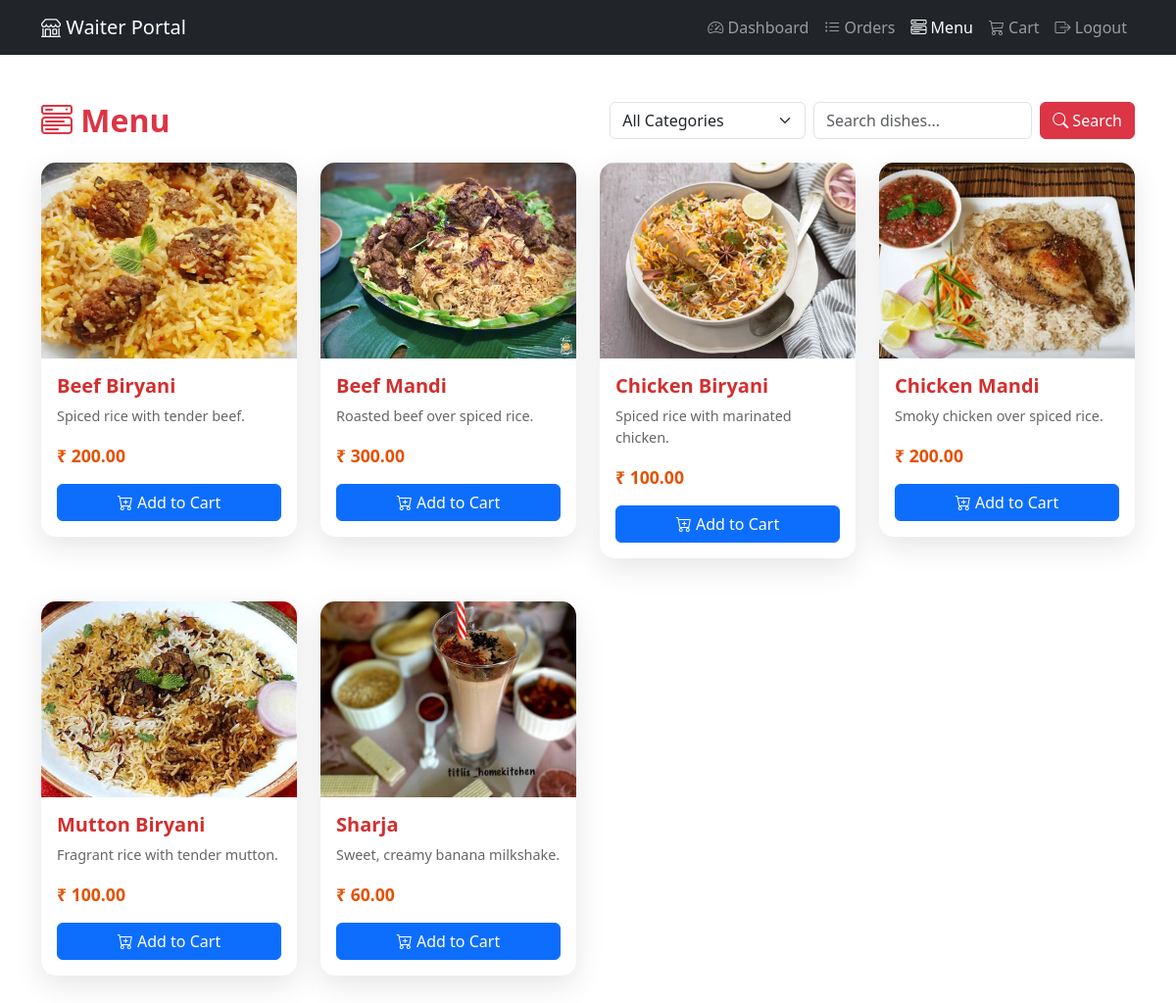
Screenshot of /waiter_app/menu/ (signed in) with the database file from the repository.
### admin_app/models.py (models this page shows)
class fooditems(models.Model):
    name = models.CharField(max_length=100)
    description = models.TextField()
    price = models.DecimalField(max_digits=10, decimal_places=2)
    category = models.ForeignKey(categorydb, on_delete=models.CASCADE)
    image = models.ImageField(upload_to='food_items/', blank=True, null=True)
    availability = models.BooleanField(default=True)

### waiter_app/views.py (the view, shortened to what this page needs)
# urls.py: path('menu/', views.waiter_menu, name='waiter_menu'),
def waiter_menu(request):
    if 'waiter_id' not in request.session:
        messages.warning(request, 'Please login first.')
        return redirect('waiter_app:waiter_login')
    if 'waiter_cart' not in request.session:
        request.session['waiter_cart'] = {}
        request.session.modified = True
    categories = categorydb.objects.all()
    selected_category = request.GET.get('category')
    search_query = request.GET.get('q', '')
    from django.db.models import Q
    foods_qs = fooditems.objects.select_related('category').filter(availability=True).order_by('name')
    if selected_category:
        foods_qs = foods_qs.filter(category_id=selected_category)
    if search_query:
        foods_qs = foods_qs.filter(
            Q(name__icontains=search_query)
            | Q(description__icontains=search_query)
            | Q(category__Category_name__icontains=search_query)
        )
    cart_count = sum(_get_waiter_cart(request.session).values()) if 'waiter_cart' in request.session else 0
    context = {
        'categories': categories,
        'foods': foods_qs,
        'selected_category': int(selected_category) if selected_category else None,
        'search_query': search_query,
        'cart_count': cart_count,
    }
    return render(request, 'waiter_menu.html', context)

### waiter_app/views.py (called while the page is built)
def _get_waiter_cart(session):
    cart = session.get('waiter_cart', {})
    return cart

### waiter_app/templates/waiter_menu.html (shortened to what this page needs)
{% load static %}
<!DOCTYPE html>
<html lang="en">
<head>
  <link href="https://cdn.jsdelivr.net/npm/bootstrap@5.3.0/dist/css/bootstrap.min.css" rel="stylesheet">
  <link href="https://cdn.jsdelivr.net/npm/bootstrap-icons@1.10.0/font/bootstrap-icons.css" rel="stylesheet">
</head>
<body>
  <nav class="navbar navbar-expand-lg navbar-dark bg-dark">
    <div class="container">
      <a class="navbar-brand" href="{% url 'waiter_app:waiter_dashboard' %}">
        <i class="bi bi-shop"></i> Waiter Portal
      </a>
      <div class="collapse navbar-collapse" id="navbarNav">
        <ul class="navbar-nav ms-auto">
          <li class="nav-item">
            <a class="nav-link" href="{% url 'waiter_app:waiter_dashboard' %}">
              <i class="bi bi-speedometer2"></i> Dashboard
            </a>
          </li>
          <li class="nav-item">
            <a class="nav-link" href="{% url 'waiter_app:waiter_orders' %}">
              <i class="bi bi-list-ul"></i> Orders
            </a>
          </li>
          <li class="nav-item">
            <a class="nav-link active" href="{% url 'waiter_app:waiter_menu' %}">
              <i class="bi bi-menu-button-wide"></i> Menu
            </a>
          </li>
          <li class="nav-item">
            <a class="nav-link position-relative" href="{% url 'waiter_app:waiter_checkout' %}">
              <i class="bi bi-cart3"></i> Cart
            </a>
          </li>
          <li class="nav-item">
            <a class="nav-link" href="{% url 'waiter_app:waiter_logout' %}">
              <i class="bi bi-box-arrow-right"></i> Logout
            </a>
          </li>
        </ul>
      </div>
    </div>
  </nav>
  <main class="container py-5">
    <div class="d-flex align-items-center justify-content-between mb-4">
      <h2 class="fw-bold text-danger mb-0"><i class="bi bi-menu-button-wide"></i> Menu</h2>
      <form method="get" class="d-flex gap-2" role="search">
        <select name="category" class="form-select" style="max-width: 200px;">
          <option value="">All Categories</option>
        </select>
        <input type="text" name="q" value="{{ search_query }}" class="form-control" placeholder="Search dishes..." style="min-width:120px;flex:1;">
        <button class="btn btn-danger" type="submit"><i class="bi bi-search"></i> Search</button>
      </form>
    </div>
    {% if foods %}
      <div class="row g-4">
        {% for item in foods %}
          <div class="col-lg-3 col-md-4 col-sm-6">
            <div class="menu-item">
              {% if item.image %}
                <img src="{{ item.image.url }}" alt="{{ item.name }}">
              {% else %}
                <img src="{% static 'waiter_app/images/menu/menu-item-1.png' %}" alt="{{ item.name }}" onerror="this.src='https://via.placeholder.com/300x200?text=No+Image'">
              {% endif %}
              <div class="content">
                <h5>{{ item.name }}</h5>
                <p>{{ item.description|default:"Delicious dish"|truncatechars:60 }}</p>
                <p class="price mb-3">₹ {{ item.price }}</p>
                <form method="post" action="{% url 'waiter_app:waiter_menu' %}">
                  <button class="btn btn-primary w-100" type="submit">
                    <i class="bi bi-cart-plus"></i> Add to Cart
                  </button>
                </form>
              </div>
            </div>
          </div>
        {% endfor %}
      </div>
    {% else %}
      <div class="alert alert-info">
        <i class="bi bi-info-circle"></i> No items found in this category.
      </div>
    {% endif %}
  </main>
</body>
</html>

### waiter_app/templates/waiter_menu.html (style rules this page uses)
.menu-item { border-radius: 15px; background: #fff; box-shadow: 0 10px 30px rgba(0,0,0,0.1); overflow: hidden; transition: transform 0.3s ease, box-shadow 0.3s ease; margin-bottom: 20px; }
.menu-item img { width: 100%; height: 200px; object-fit: cover; }
.menu-item .content { padding: 1rem; }
.menu-item h5 { font-weight: 600; color: #d32f2f; }
.menu-item p { color: #666; font-size: 0.9rem; }
.menu-item .price { font-size: 1.1rem; font-weight: 600; color: #e65100; }

### rows the page displays
fooditems: image (picture), name "Beef Biryani", description "Spiced rice with tender beef.", price "200.00"
fooditems: image (picture), name "Beef Mandi", description "Roasted beef over spiced rice.", price "300.00"
fooditems: image (picture), name "Chicken Biryani", description "Spiced rice with marinated chicken.", price "100.00"
fooditems: image (picture), name "Chicken Mandi", description "Smoky chicken over spiced rice.", price "200.00"
fooditems: image (picture), name "Mutton Biryani", description "Fragrant rice with tender mutton.", price "100.00"
fooditems: image (picture), name "Sharja", description "Sweet, creamy banana milkshake.", price "60.00"
